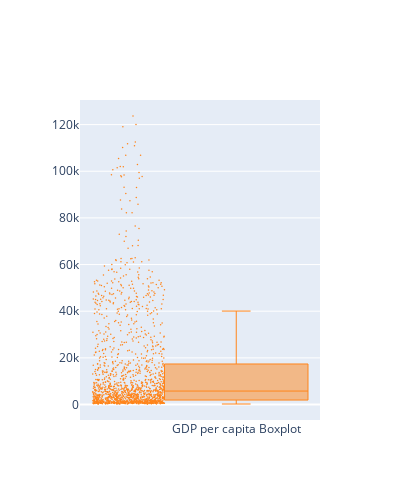

Source (notebook cell):
### Code cell
fig_3.update_layout(width = 400, height = 500)

### Figure 1 — Plotly figure (JSON) as saved in the notebook; plotly's stock layout.template omitted (floating-point values rounded to 4 significant figures; data arrays with more than 128 entries replaced by an {"elided": "..."} marker saying what was removed)
{"data": [{"boxpoints": "all", "hovertext": {"elided": "1504 str values"}, "jitter": 0.5, "line": {"width": 1}, "marker": {"color": "#FF851B", "size": 1.5}, "name": "GDP per capita Boxplot", "type": "box", "whiskerwidth": 0.2, "width": 0.1, "y": {"elided": "1504 float values"}}], "layout": {"height": 500, "width": 400, "xaxis": {"autorange": true, "range": [-0.1089, 0.05836], "type": "category"}, "yaxis": {"autorange": true, "range": [-6636.0, 130500.0], "type": "linear"}}}
